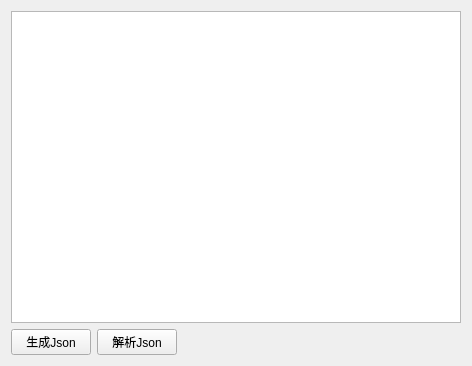
<?xml version="1.0" encoding="UTF-8"?>
<ui version="4.0">
 <class>Widget</class>
 <widget class="QWidget" name="Widget">
  <property name="geometry">
   <rect>
    <x>0</x>
    <y>0</y>
    <width>472</width>
    <height>366</height>
   </rect>
  </property>
  <property name="windowTitle">
   <string>Widget</string>
  </property>
  <layout class="QGridLayout" name="gridLayout">
   <item row="1" column="1">
    <widget class="QPushButton" name="pushButton_2">
     <property name="text">
      <string>解析Json</string>
     </property>
    </widget>
   </item>
   <item row="1" column="0">
    <widget class="QPushButton" name="pushButton">
     <property name="text">
      <string>生成Json</string>
     </property>
    </widget>
   </item>
   <item row="1" column="2">
    <spacer name="horizontalSpacer">
     <property name="orientation">
      <enum>Qt::Horizontal</enum>
     </property>
     <property name="sizeHint" stdset="0">
      <size>
       <width>40</width>
       <height>20</height>
      </size>
     </property>
    </spacer>
   </item>
   <item row="0" column="0" colspan="3">
    <widget class="QTextEdit" name="textEdit"/>
   </item>
  </layout>
 </widget>
 <resources/>
 <connections/>
</ui>
